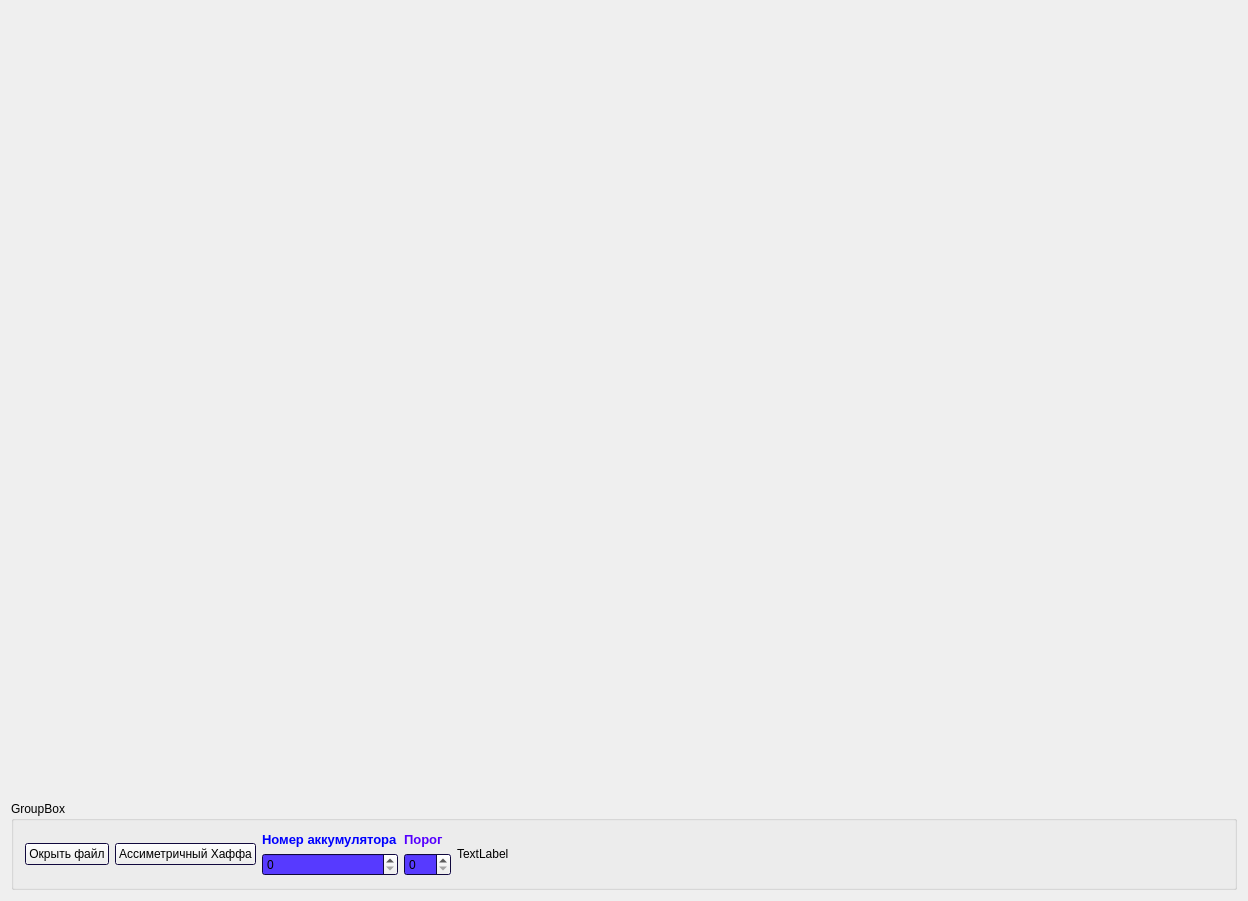
<?xml version="1.0" encoding="UTF-8"?>
<ui version="4.0">
 <class>MainWindow</class>
 <widget class="QMainWindow" name="MainWindow">
  <property name="geometry">
   <rect>
    <x>0</x>
    <y>0</y>
    <width>1248</width>
    <height>901</height>
   </rect>
  </property>
  <property name="windowTitle">
   <string>MainWindow</string>
  </property>
  <property name="toolButtonStyle">
   <enum>Qt::ToolButtonTextOnly</enum>
  </property>
  <widget class="QWidget" name="centralWidget">
   <layout class="QGridLayout" name="gridLayout_2">
    <item row="0" column="0">
     <layout class="QVBoxLayout" name="verticalLayout_3">
      <item>
       <spacer name="verticalSpacer">
        <property name="orientation">
         <enum>Qt::Vertical</enum>
        </property>
        <property name="sizeHint" stdset="0">
         <size>
          <width>17</width>
          <height>37</height>
         </size>
        </property>
       </spacer>
      </item>
      <item>
       <widget class="QGroupBox" name="groupBox">
        <property name="palette">
         <palette>
          <active>
           <colorrole role="Base">
            <brush brushstyle="SolidPattern">
             <color alpha="255">
              <red>87</red>
              <green>58</green>
              <blue>255</blue>
             </color>
            </brush>
           </colorrole>
           <colorrole role="Window">
            <brush brushstyle="SolidPattern">
             <color alpha="255">
              <red>22</red>
              <green>11</green>
              <blue>85</blue>
             </color>
            </brush>
           </colorrole>
          </active>
          <inactive>
           <colorrole role="Base">
            <brush brushstyle="SolidPattern">
             <color alpha="255">
              <red>87</red>
              <green>58</green>
              <blue>255</blue>
             </color>
            </brush>
           </colorrole>
           <colorrole role="Window">
            <brush brushstyle="SolidPattern">
             <color alpha="255">
              <red>22</red>
              <green>11</green>
              <blue>85</blue>
             </color>
            </brush>
           </colorrole>
          </inactive>
          <disabled>
           <colorrole role="Base">
            <brush brushstyle="SolidPattern">
             <color alpha="255">
              <red>22</red>
              <green>11</green>
              <blue>85</blue>
             </color>
            </brush>
           </colorrole>
           <colorrole role="Window">
            <brush brushstyle="SolidPattern">
             <color alpha="255">
              <red>22</red>
              <green>11</green>
              <blue>85</blue>
             </color>
            </brush>
           </colorrole>
          </disabled>
         </palette>
        </property>
        <property name="title">
         <string>GroupBox</string>
        </property>
        <layout class="QGridLayout" name="gridLayout">
         <item row="0" column="0">
          <layout class="QHBoxLayout" name="horizontalLayout">
           <property name="sizeConstraint">
            <enum>QLayout::SetMaximumSize</enum>
           </property>
           <item>
            <widget class="QPushButton" name="pushButtonOpenFile">
             <property name="text">
              <string>Окрыть файл</string>
             </property>
            </widget>
           </item>
           <item>
            <widget class="QPushButton" name="pushButtonAHough">
             <property name="text">
              <string>Ассиметричный Хаффа</string>
             </property>
            </widget>
           </item>
           <item>
            <layout class="QVBoxLayout" name="verticalLayout">
             <item>
              <widget class="QLabel" name="label">
               <property name="sizePolicy">
                <sizepolicy hsizetype="Maximum" vsizetype="Maximum">
                 <horstretch>0</horstretch>
                 <verstretch>0</verstretch>
                </sizepolicy>
               </property>
               <property name="font">
                <font>
                 <pointsize>10</pointsize>
                 <weight>75</weight>
                 <bold>true</bold>
                </font>
               </property>
               <property name="text">
                <string>&lt;html&gt;&lt;head/&gt;&lt;body&gt;&lt;p&gt;&lt;span style=&quot; color:#0000ff;&quot;&gt;Номер аккумулятора&lt;/span&gt;&lt;/p&gt;&lt;/body&gt;&lt;/html&gt;</string>
               </property>
               <property name="openExternalLinks">
                <bool>false</bool>
               </property>
              </widget>
             </item>
             <item>
              <widget class="QSpinBox" name="spinBoxAcc">
               <property name="maximum">
                <number>256</number>
               </property>
              </widget>
             </item>
            </layout>
           </item>
           <item>
            <layout class="QVBoxLayout" name="verticalLayout_2">
             <item>
              <widget class="QLabel" name="label_2">
               <property name="sizePolicy">
                <sizepolicy hsizetype="Maximum" vsizetype="Maximum">
                 <horstretch>0</horstretch>
                 <verstretch>0</verstretch>
                </sizepolicy>
               </property>
               <property name="font">
                <font>
                 <pointsize>10</pointsize>
                 <weight>75</weight>
                 <bold>true</bold>
                </font>
               </property>
               <property name="text">
                <string>&lt;html&gt;&lt;head/&gt;&lt;body&gt;&lt;p&gt;&lt;span style=&quot; color:#5500ff;&quot;&gt;Порог&lt;/span&gt;&lt;/p&gt;&lt;/body&gt;&lt;/html&gt;</string>
               </property>
              </widget>
             </item>
             <item>
              <widget class="QSpinBox" name="spinBox">
               <property name="maximum">
                <number>255</number>
               </property>
              </widget>
             </item>
            </layout>
           </item>
           <item>
            <widget class="QLabel" name="label_3">
             <property name="text">
              <string>TextLabel</string>
             </property>
            </widget>
           </item>
           <item>
            <spacer name="horizontalSpacer">
             <property name="orientation">
              <enum>Qt::Horizontal</enum>
             </property>
             <property name="sizeHint" stdset="0">
              <size>
               <width>40</width>
               <height>20</height>
              </size>
             </property>
            </spacer>
           </item>
          </layout>
         </item>
        </layout>
       </widget>
      </item>
     </layout>
    </item>
   </layout>
  </widget>
  <widget class="QMenuBar" name="menuBar">
   <property name="geometry">
    <rect>
     <x>0</x>
     <y>0</y>
     <width>1248</width>
     <height>21</height>
    </rect>
   </property>
  </widget>
 </widget>
 <layoutdefault spacing="6" margin="11"/>
 <resources/>
 <connections/>
</ui>
